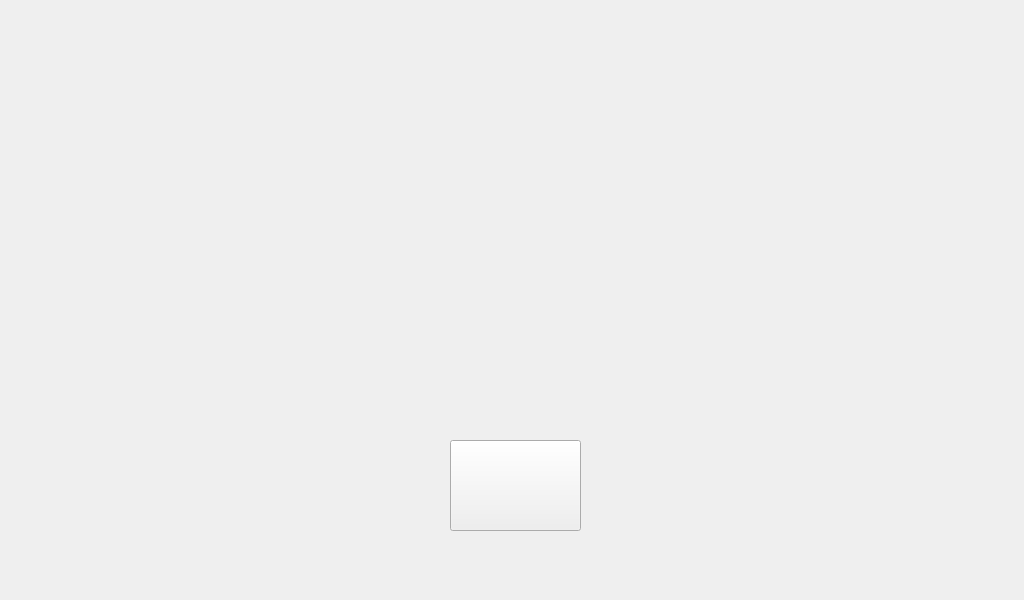
<?xml version="1.0" encoding="UTF-8"?>
<ui version="4.0">
 <class>Form</class>
 <widget class="QWidget" name="Form">
  <property name="geometry">
   <rect>
    <x>0</x>
    <y>0</y>
    <width>1024</width>
    <height>600</height>
   </rect>
  </property>
  <property name="windowTitle">
   <string>Form</string>
  </property>
  <property name="styleSheet">
   <string notr="true"/>
  </property>
  <widget class="QLabel" name="labelTitle">
   <property name="geometry">
    <rect>
     <x>190</x>
     <y>40</y>
     <width>661</width>
     <height>441</height>
    </rect>
   </property>
   <property name="font">
    <font>
     <family>휴먼옛체</family>
     <pointsize>90</pointsize>
    </font>
   </property>
   <property name="styleSheet">
    <string notr="true">border-image: url(:/image/screenassets/logo.png);</string>
   </property>
   <property name="text">
    <string/>
   </property>
  </widget>
  <widget class="QPushButton" name="btnStart">
   <property name="geometry">
    <rect>
     <x>450</x>
     <y>440</y>
     <width>131</width>
     <height>91</height>
    </rect>
   </property>
   <property name="styleSheet">
    <string notr="true">border-image: url(:/image/screenassets/startBtn.png);
</string>
   </property>
   <property name="text">
    <string/>
   </property>
  </widget>
 </widget>
 <resources>
  <include location="startres.qrc"/>
 </resources>
 <connections>
  <connection>
   <sender>btnStart</sender>
   <signal>clicked()</signal>
   <receiver>Form</receiver>
   <slot>moveToSelectFrame()</slot>
   <hints>
    <hint type="sourcelabel">
     <x>545</x>
     <y>469</y>
    </hint>
    <hint type="destinationlabel">
     <x>796</x>
     <y>467</y>
    </hint>
   </hints>
  </connection>
 </connections>
 <slots>
  <slot>moveToSelectFrame()</slot>
 </slots>
</ui>
